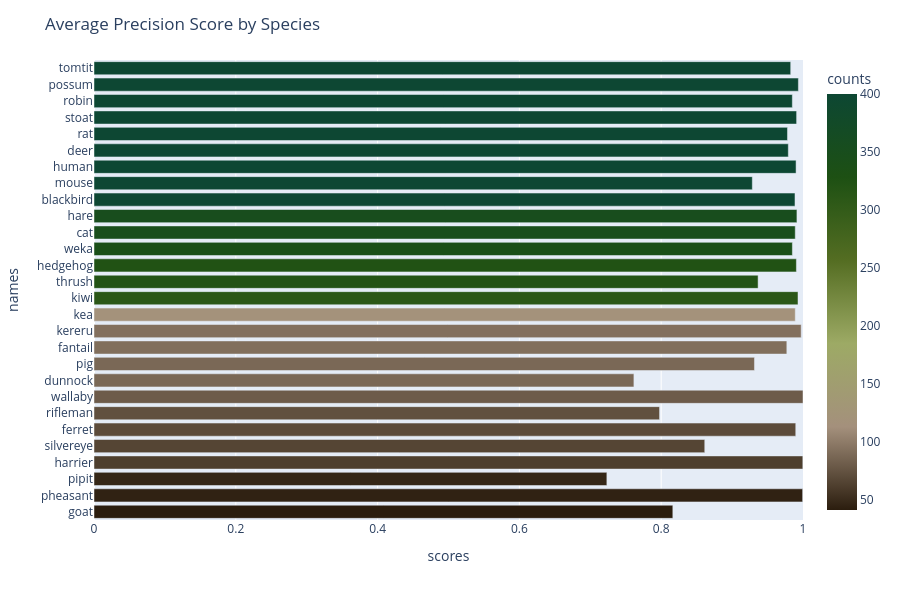

Notebook cell for this chart:
### Code cell
names, scores = plot_map_by_class(targets,
                                  predictions,
                                  min_samples=5,
                                  height=600,
                                  save_destn='/home/olly/Desktop/Alita/notes/LaTeX/images/test_precision.pdf'
                                  )

### Figure 1 — Plotly figure (JSON) as saved in the notebook; plotly's stock layout.template omitted (floating-point values rounded to 4 significant figures)
{"data": [{"customdata": [[41], [44], [47], [62], [66], [70], [73], [80], [88], [88], [92], [93], [117], [310], [321], [323], [340], [347], [351], [400], [400], [400], [400], [400], [400], [400], [400], [400]], "hovertemplate": "scores=%{x}<br>names=%{y}<br>counts=%{marker.color}<extra></extra>", "legendgroup": "", "marker": {"color": [41, 44, 47, 62, 66, 70, 73, 80, 88, 88, 92, 93, 117, 310, 321, 323, 340, 347, 351, 400, 400, 400, 400, 400, 400, 400, 400, 400], "coloraxis": "coloraxis", "pattern": {"shape": ""}}, "name": "", "orientation": "h", "showlegend": false, "textposition": "auto", "type": "bar", "x": [0.8164, 0.9995, 0.7234, 0.9997, 0.8614, 0.9898, 0.7977, 1.0, 0.7615, 0.9315, 0.9772, 0.9974, 0.9891, 0.9929, 0.9367, 0.9907, 0.985, 0.9891, 0.9914, 0.9887, 0.9285, 0.9902, 0.9793, 0.9781, 0.991, 0.9849, 0.9935, 0.9827], "xaxis": "x", "y": ["goat", "pheasant", "pipit", "harrier", "silvereye", "ferret", "rifleman", "wallaby", "dunnock", "pig", "fantail", "kereru", "kea", "kiwi", "thrush", "hedgehog", "weka", "cat", "hare", "blackbird", "mouse", "human", "deer", "rat", "stoat", "robin", "possum", "tomtit"], "yaxis": "y"}], "layout": {"barmode": "relative", "coloraxis": {"colorbar": {"title": {"text": "counts"}}, "colorscale": [[0, "#2b1d0e"], [0.2, "#a4907c"], [0.4, "#9DAA65"], [0.6, "#546D22"], [0.8, "#1d5013"], [1, "#0d4733"]]}, "height": 600, "legend": {"tracegroupgap": 0}, "margin": {"t": 60}, "title": {"text": "Average Precision Score by Species"}, "xaxis": {"anchor": "y", "domain": [0, 1], "range": [0, 1], "title": {"text": "scores"}}, "yaxis": {"anchor": "x", "domain": [0, 1], "title": {"text": "names"}}}}
